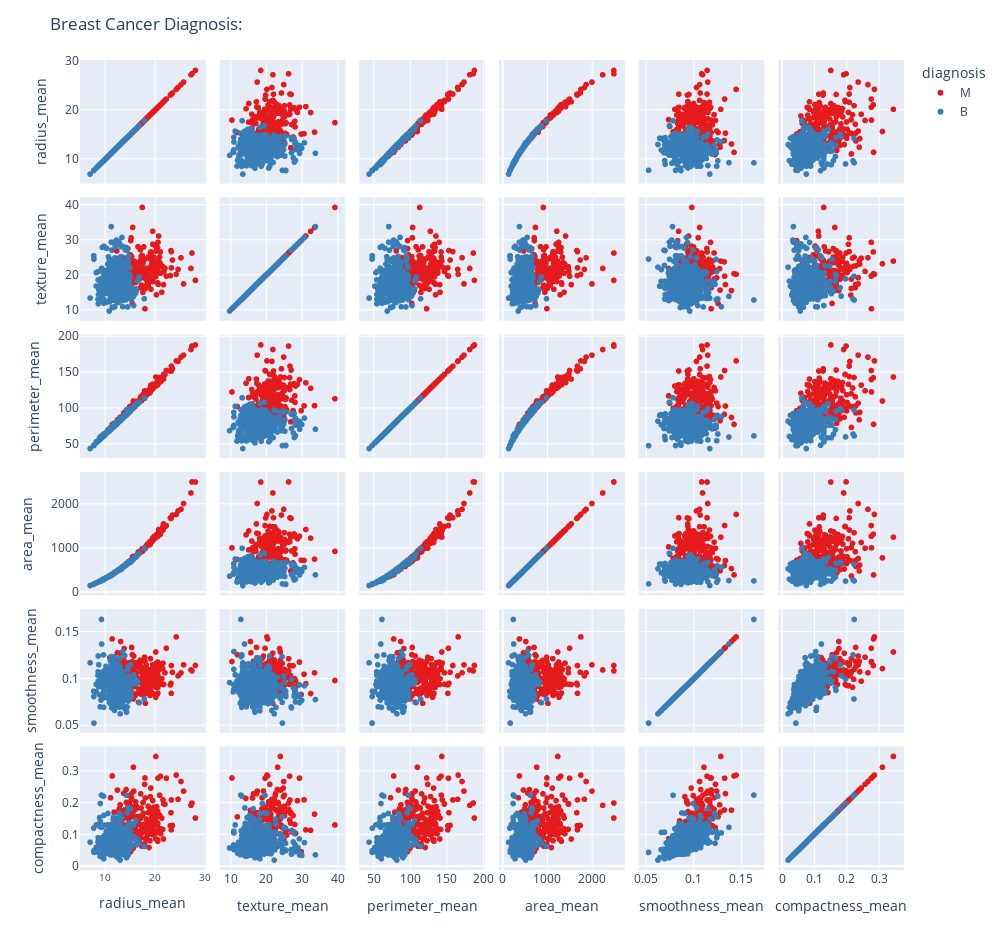

The cell this chart's notebook holds for it:
### Code cell
fig.update_layout(
    title='Breast Cancer Diagnosis: ',
    font=dict(size=12),
    width=1000,
    height=950,
    dragmode='select',
    hovermode='closest',
    xaxis=dict(titlefont=dict(size=14), tickfont=dict(size=10)),
    yaxis=dict(titlefont=dict(size=14), tickfont=dict(size=12)),
    
)
fig.show()

### Figure 1 — Plotly figure (JSON) as saved in the notebook; plotly's stock layout.template omitted (floating-point values rounded to 4 significant figures; data arrays with more than 128 entries replaced by an {"elided": "..."} marker saying what was removed)
{"data": [{"dimensions": [{"axis": {"matches": true}, "label": "radius_mean", "values": {"elided": "212 float values"}}, {"axis": {"matches": true}, "label": "texture_mean", "values": {"elided": "212 float values"}}, {"axis": {"matches": true}, "label": "perimeter_mean", "values": {"elided": "212 float values"}}, {"axis": {"matches": true}, "label": "area_mean", "values": {"elided": "212 float values"}}, {"axis": {"matches": true}, "label": "smoothness_mean", "values": {"elided": "212 float values"}}, {"axis": {"matches": true}, "label": "compactness_mean", "values": {"elided": "212 float values"}}], "hovertemplate": "diagnosis=M<br>%{xaxis.title.text}=%{x}<br>%{yaxis.title.text}=%{y}<extra></extra>", "legendgroup": "M", "marker": {"color": "#e41a1c", "symbol": "circle"}, "name": "M", "showlegend": true, "type": "splom"}, {"dimensions": [{"axis": {"matches": true}, "label": "radius_mean", "values": {"elided": "357 float values"}}, {"axis": {"matches": true}, "label": "texture_mean", "values": {"elided": "357 float values"}}, {"axis": {"matches": true}, "label": "perimeter_mean", "values": {"elided": "357 float values"}}, {"axis": {"matches": true}, "label": "area_mean", "values": {"elided": "357 float values"}}, {"axis": {"matches": true}, "label": "smoothness_mean", "values": {"elided": "357 float values"}}, {"axis": {"matches": true}, "label": "compactness_mean", "values": {"elided": "357 float values"}}], "hovertemplate": "diagnosis=B<br>%{xaxis.title.text}=%{x}<br>%{yaxis.title.text}=%{y}<extra></extra>", "legendgroup": "B", "marker": {"color": "#377eb8", "symbol": "circle"}, "name": "B", "showlegend": true, "type": "splom"}], "layout": {"dragmode": "select", "font": {"size": 12}, "height": 950, "hovermode": "closest", "legend": {"title": {"text": "diagnosis"}, "tracegroupgap": 0}, "margin": {"t": 60}, "title": {"text": "Breast Cancer Diagnosis: "}, "width": 1000, "xaxis": {"autorange": true, "range": [4.958, 30.13], "tickfont": {"size": 10}, "title": {"font": {"size": 14}}, "type": "linear"}, "xaxis2": {"autorange": true, "range": [6.879, 42.11], "type": "linear"}, "xaxis3": {"autorange": true, "range": [29.94, 202.4], "type": "linear"}, "xaxis4": {"autorange": true, "range": [-82.19, 2727.0], "type": "linear"}, "xaxis5": {"autorange": true, "range": [0.04203, 0.174], "type": "linear"}, "xaxis6": {"autorange": true, "range": [-0.01183, 0.3766], "type": "linear"}, "yaxis": {"autorange": true, "range": [4.958, 30.13], "tickfont": {"size": 12}, "title": {"font": {"size": 14}}, "type": "linear"}, "yaxis2": {"autorange": true, "range": [6.879, 42.11], "type": "linear"}, "yaxis3": {"autorange": true, "range": [29.94, 202.4], "type": "linear"}, "yaxis4": {"autorange": true, "range": [-82.19, 2727.0], "type": "linear"}, "yaxis5": {"autorange": true, "range": [0.04203, 0.174], "type": "linear"}, "yaxis6": {"autorange": true, "range": [-0.01183, 0.3766], "type": "linear"}}}
